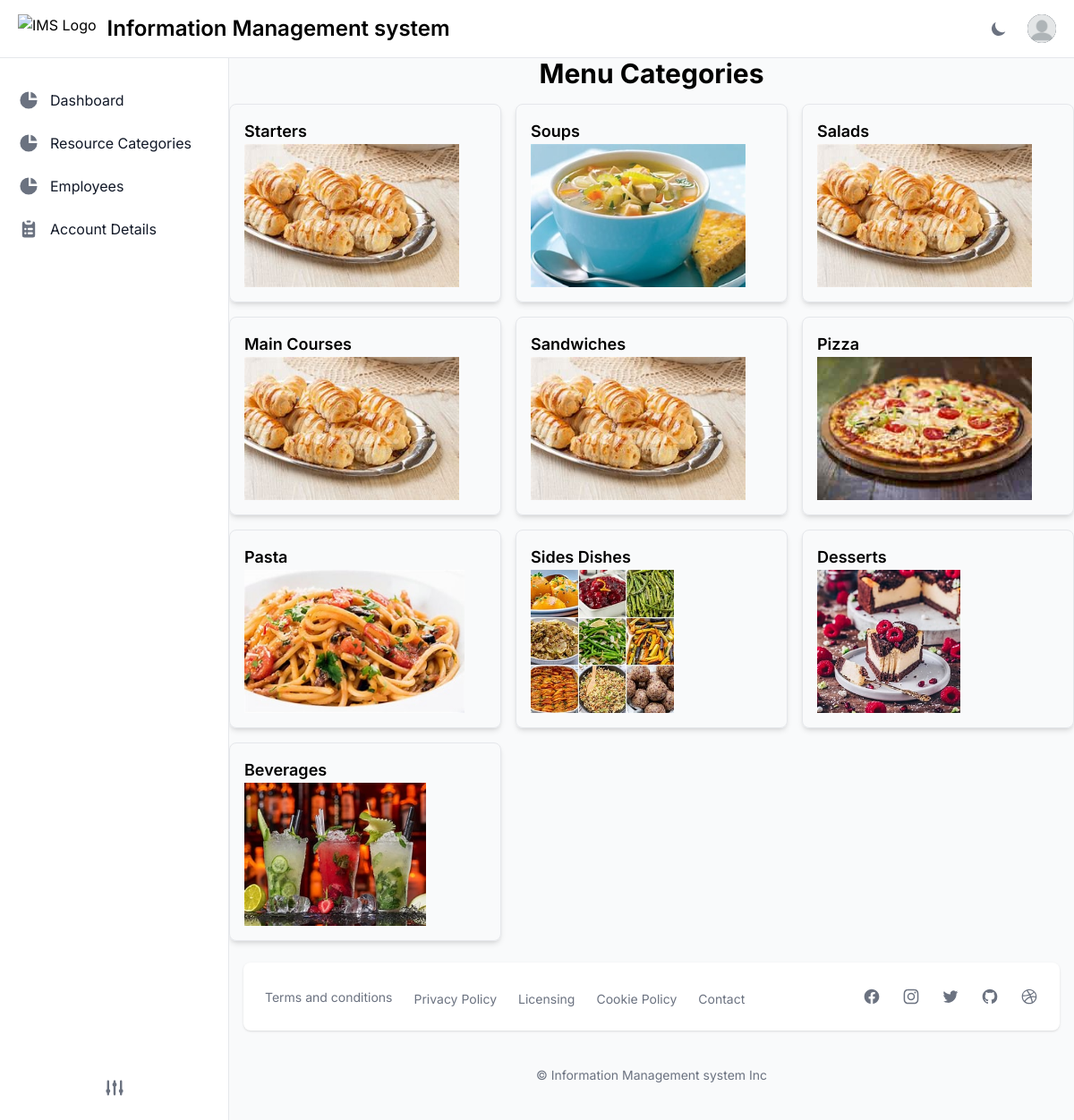
Screenshot of /resource/menu-categories/ with the database file from the repository.
### apps/resource/models.py (models this page shows, shortened)
class Menucategory(models.Model):
    name= models.CharField(max_length=45, blank=False)
    image= models.ImageField(upload_to='category', null=True, blank=True)

### apps/resource/views.py (the view)
# urls.py: path('menu-categories/', views.Menucat, name='menu_categories'),
def Menucat(request):
    menucategories = Menucategory.objects.all()
    return render(request, './resources/menucat.html', {'menucategories': menucategories})

### templates/resources/menucat.html (shortened to what this page needs)
{% extends "layouts/base.html"%}
{% load static %}
{% block content %}
<div class="container mx-auto">
    <h1 class="dark:text-white text-3xl font-bold mb-4 text-center">Menu Categories</h1>
    <div class="grid grid-cols-3 gap-4">
        {% for category in menucategories %}
            <div class="p-4 border rounded-lg shadow-md">
                <a href="{% url 'menu' category.name %}" class="block">
                <h2 class=" dark:text-white text-lg font-semibold">{{ category.name }}</h2>
                <img src="{{ category.image.url }}" alt="category image" class="h-40 w-auto">
                </a>
            </div>
        {% endfor %}
    </div>
</div>
{% endblock %}

### templates/layouts/base.html (shortened to what this page needs)
{% load static %}
<!DOCTYPE html>
<html lang="en">
<head>
  {% include "includes/head.html" %}
</head>
<body class="bg-gray-50 dark:bg-gray-800">
  {% block navigation %}
    {% include "includes/navigation.html" %}
  {% endblock navigation %}
  <div class="flex pt-16 overflow-hidden bg-gray-50 dark:bg-gray-900">
    {% block sidebar %}
      {% include "includes/sidebar.html" %}
    {% endblock sidebar %}
    <div id="main-content" class="relative w-full h-full overflow-y-auto bg-gray-50 lg:ml-64 dark:bg-gray-900">
      {% block content %}{% endblock content %}
      {% block footer %}
        {% include "includes/footer.html" %}
      {% endblock footer %}
      <p class="my-10 text-sm text-center text-gray-500">
        &copy; Information Management system <a href="#" class="hover:underline" target="_blank">Inc</a>
      </p>
    </div>
  </div>
</body>
</html>

### templates/includes/head.html (shortened to what this page needs)
{% load static %}
<link rel="stylesheet" href="{% static 'dist/main.css' %}">

### templates/includes/navigation.html (shortened to what this page needs)
{% load static %}
<nav class="fixed z-30 w-full bg-white border-b border-gray-200 dark:bg-gray-800 dark:border-gray-700">
    <div class="px-3 py-3 lg:px-5 lg:pl-3">
      <div class="flex items-center justify-between">
        <div class="flex items-center justify-start">
          <a href="/" class="flex ml-2 md:mr-24">
            <img src="https://flowbite-admin-dashboard.vercel.app/images/logo.svg" class="h-8 mr-3"
              alt="IMS Logo" />
            <span
              class="self-center text-xl font-semibold sm:text-2xl whitespace-nowrap dark:text-white">Information Management system</span>
          </a>
        </div>
        <div class="flex items-center">
          <button id="theme-toggle" data-tooltip-target="tooltip-toggle" type="button"
            class="text-gray-500 dark:text-gray-400 hover:bg-gray-100 dark:hover:bg-gray-700 focus:outline-none focus:ring-4 focus:ring-gray-200 dark:focus:ring-gray-700 rounded-lg text-sm p-2.5">
            <svg id="theme-toggle-dark-icon" class="hidden w-5 h-5" fill="currentColor" viewBox="0 0 20 20"
              xmlns="http://www.w3.org/2000/svg">
              <path d="M17.293 13.293A8 8 0 016.707 2.707a8.001 8.001 0 1010.586 10.586z"></path>
            </svg>
          </button>
          <div class="flex items-center ml-3">
            <div>
              <button type="button"
                class="flex text-sm bg-gray-800 rounded-full focus:ring-4 focus:ring-gray-300 dark:focus:ring-gray-600"
                id="user-menu-button-2" aria-expanded="false" data-dropdown-toggle="dropdown-2">
                {% if request.user.profile.avatar %}
                  <img class="w-8 h-8 rounded-full" src="{{ request.user.profile.avatar.url }}" alt="user photo">
                {% else %}
                  <img class="w-8 h-8 rounded-full" src="{% static "dist/img/default-user.png" %}" alt="user photo">
                {% endif %}
              </button>
            </div>
          </div>
        </div>
      </div>
    </div>
</nav>

### templates/includes/sidebar.html (shortened to what this page needs)
<aside id="sidebar"
    class="fixed top-0 left-0 z-20 flex flex-col flex-shrink-0 hidden w-64 h-full pt-16 font-normal duration-75 lg:flex transition-width"
    aria-label="Sidebar">
    <div
        class="relative flex flex-col flex-1 min-h-0 pt-0 bg-white border-r border-gray-200 dark:bg-gray-800 dark:border-gray-700">
        <div class="flex flex-col flex-1 pt-5 pb-4 overflow-y-auto">
            <div class="flex-1 px-3 space-y-1 bg-white divide-y divide-gray-200 dark:bg-gray-800 dark:divide-gray-700">
                <ul class="pb-2 space-y-2">
                    <li>
                        <a href="{% url 'admin_dashboard' %}"
                            class="flex items-center p-2 text-base text-gray-900 rounded-lg hover:bg-gray-100 group dark:text-gray-200 dark:hover:bg-gray-700 {% if 'dashboard' in segment %} bg-gray-100 dark:bg-gray-700 {% endif %}">
                            <span class="ml-3" sidebar-toggle-item>Dashboard</span>
                        </a>
                    </li>
                    <li>
                        <a href="{% url 'resource_category' %}"
                            class="flex items-center p-2 text-base text-gray-900 rounded-lg hover:bg-gray-100 group dark:text-gray-200 dark:hover:bg-gray-700 {% if 'dashboard' in segment %} bg-gray-100 dark:bg-gray-700 {% endif %}">
                            <span class="ml-3" sidebar-toggle-item>Resource Categories</span>
                        </a>
                    </li>
                    <li>
                        <a href="{% url 'human_resources' %}"
                            class="flex items-center p-2 text-base text-gray-900 rounded-lg hover:bg-gray-100 group dark:text-gray-200 dark:hover:bg-gray-700 {% if 'dashboard' in segment %} bg-gray-100 dark:bg-gray-700 {% endif %}">
                            <span class="ml-3" sidebar-toggle-item>Employees</span>
                        </a>
                    </li>
                    <li>
                        <a href={% url "account_numbers" %}
                            class="flex items-center p-2 text-base text-gray-900 transition duration-75 rounded-lg hover:bg-gray-100 group dark:text-gray-200 dark:hover:bg-gray-700">
                            <span class="ml-3" sidebar-toggle-item>Account Details</span>
                        </a>
                    </li>
            </div>
        </div>
        <div class="absolute bottom-0 left-0 justify-center hidden w-full p-4 space-x-4 bg-white lg:flex dark:bg-gray-800"
            sidebar-bottom-menu>
            <a href="#"
                class="inline-flex justify-center p-2 text-gray-500 rounded cursor-pointer hover:text-gray-900 hover:bg-gray-100 dark:hover:bg-gray-700 dark:hover:text-white">
            </a>
        </div>
    </div>
</aside>

### templates/includes/footer.html (shortened to what this page needs)
<footer class="p-4 my-6 mx-4 bg-white rounded-lg shadow md:flex md:items-center md:justify-between md:p-6 xl:p-8 dark:bg-gray-800">
    <ul class="flex flex-wrap items-center mb-6 space-y-1 md:mb-0">
        <li><a href="#"
            class="mr-4 text-sm font-normal text-gray-500 hover:underline md:mr-6 dark:text-gray-400">Terms and
            conditions</a></li>
        <li><a href="#"
            class="mr-4 text-sm font-normal text-gray-500 hover:underline md:mr-6 dark:text-gray-400">Privacy
            Policy</a></li>
        <li><a href="#"
            class="mr-4 text-sm font-normal text-gray-500 hover:underline md:mr-6 dark:text-gray-400">Licensing</a>
        </li>
        <li><a href="#"
            class="mr-4 text-sm font-normal text-gray-500 hover:underline md:mr-6 dark:text-gray-400">Cookie
            Policy</a></li>
        <li><a href="#" class="text-sm font-normal text-gray-500 hover:underline dark:text-gray-400">Contact</a></li>
    </ul>
    <div class="flex space-x-6 sm:justify-center">
        <a href="#" class="text-gray-500 hover:text-gray-900 dark:text-gray-400 dark:hover:text-white">
        </a>
        <a href="#" class="text-gray-500 hover:text-gray-900 dark:text-gray-400 dark:hover:text-white">
        </a>
        <a href="#" class="text-gray-500 hover:text-gray-900 dark:text-gray-400 dark:hover:text-white">
        </a>
        <a href="#" class="text-gray-500 hover:text-gray-900 dark:text-gray-400 dark:hover:text-white">
        </a>
        <a href="#" class="text-gray-500 hover:text-gray-900 dark:text-gray-400 dark:hover:text-white">
        </a>
    </div>
</footer>

### templates/includes/scripts.html (shortened to what this page needs)
{% load static %}

### rows the page displays
Menucategory: name "Starters", image (picture)
Menucategory: name "Soups", image (picture)
Menucategory: name "Salads", image (picture)
Menucategory: name "Main Courses", image (picture)
Menucategory: name "Sandwiches", image (picture)
Menucategory: name "Pizza", image (picture)
Menucategory: name "Pasta", image (picture)
Menucategory: name "Sides Dishes", image (picture)
Menucategory: name "Desserts", image (picture)
Menucategory: name "Beverages", image (picture)
